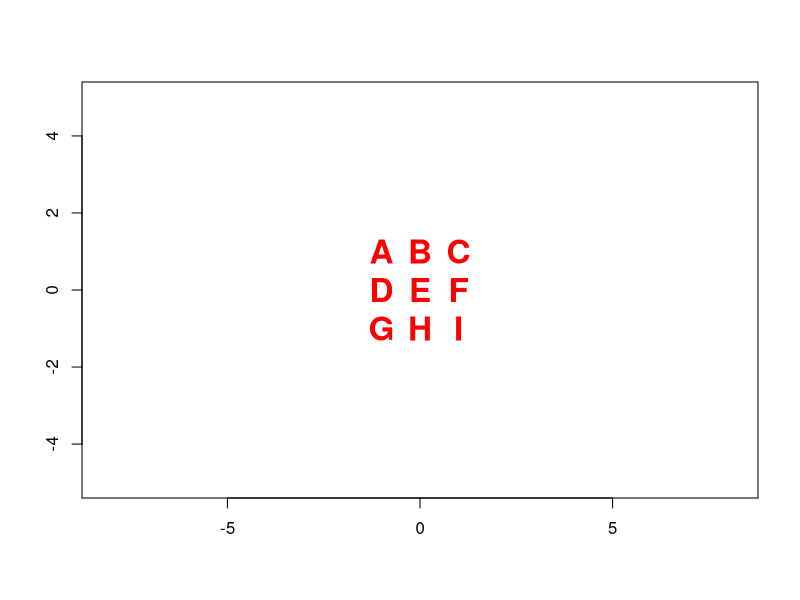
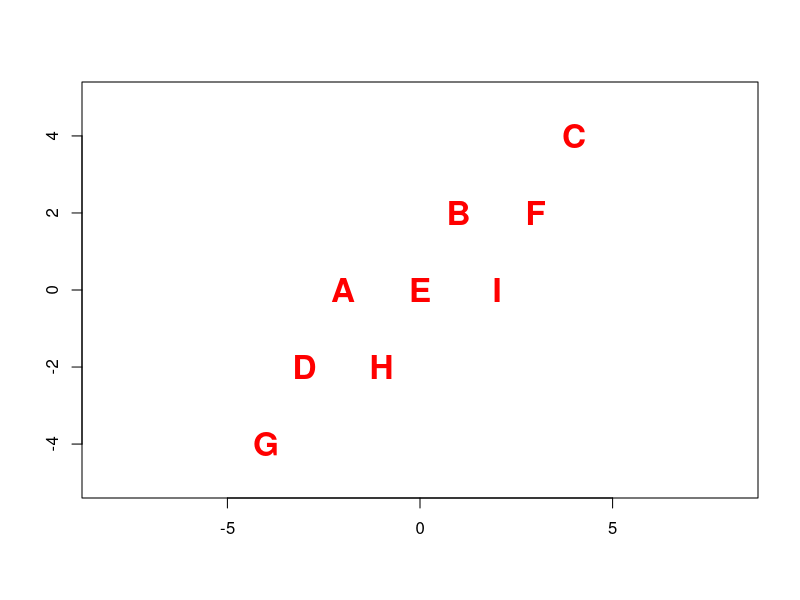
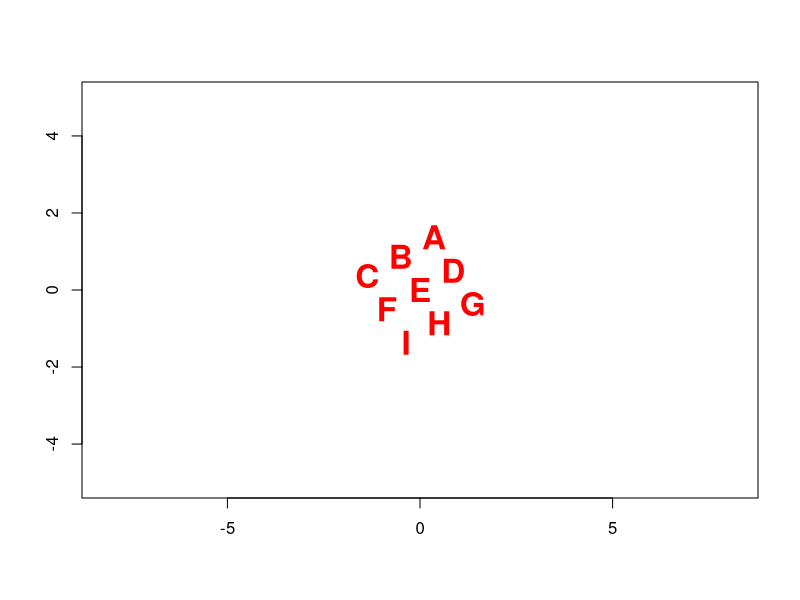
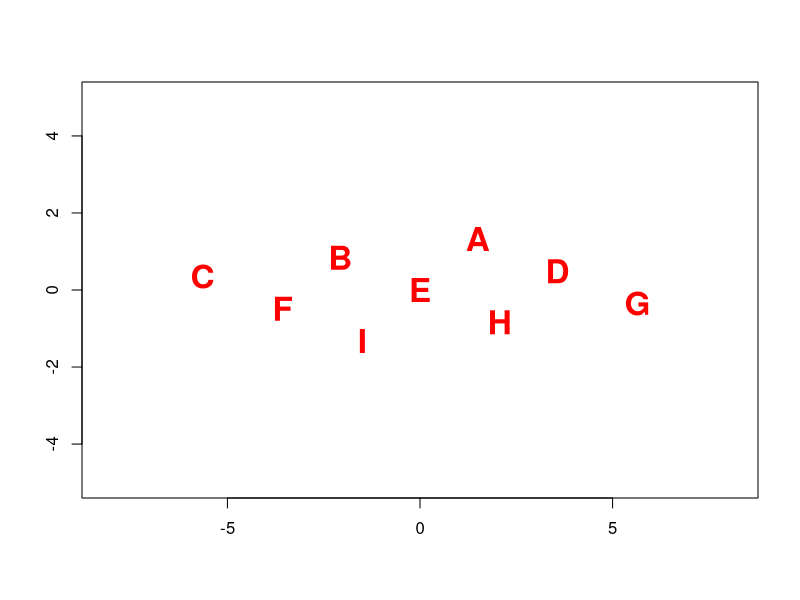
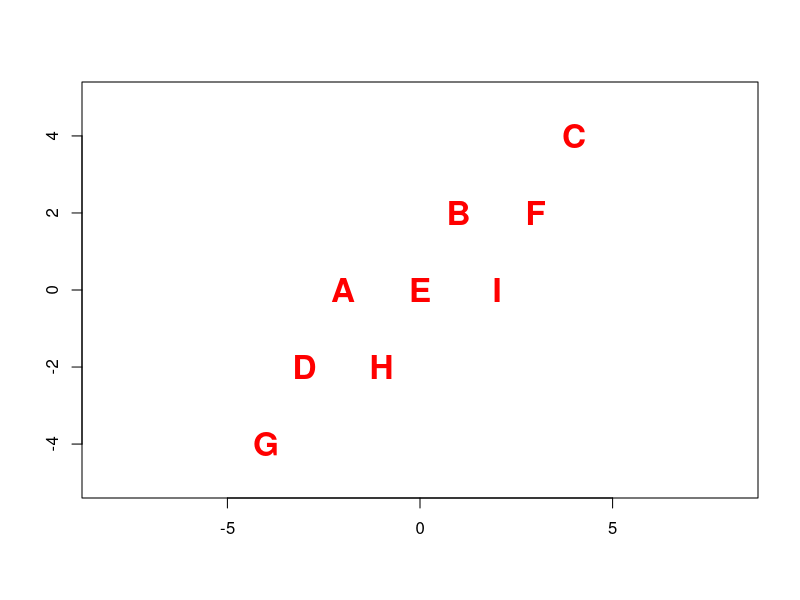

Generate these figures, in order, with R:
## ---- chunk 1

A <- matrix(c(3,2,1,2),nrow=2)

pts <-t(expand.grid(c(-1,0,1),c(1,0,-1)))
x <- as.matrix(pts)

l <- 5  # axis limits

f <- x
plot(f[1,], f[2,], type='n', asp=1, xlim=c(-l,l), ylim=c(-l,l),xlab='',ylab='')
text(f[1,], f[2,], LETTERS[1:ncol(pts)], col='red', font=2, cex=2)
dev.copy(pdf, 'fig-svdpts.pdf')
dev.off()


Ax <- A %*% x
f <- Ax
plot(f[1,], f[2,], type='n', asp=1, xlim=c(-l,l), ylim=c(-l,l),xlab='',ylab='')
text(f[1,], f[2,], LETTERS[1:ncol(pts)], col='red', font=2, cex=2)
dev.copy(pdf, 'fig-svdtransform.pdf')
dev.off()


s <- svd(A)
U <- s$u
S <- diag(s$d)
Vt <- t(s$v) # note La.svd returns t(v) in the v object

A
U
S
Vt


Vtx <- Vt %*% x
f <- Vtx
plot(f[1,], f[2,], type='n', asp=1, xlim=c(-l,l), ylim=c(-l,l),xlab='',ylab='')
text(f[1,], f[2,], LETTERS[1:ncol(pts)], col='red', font=2, cex=2)
dev.copy(pdf, 'fig-svd-Vtx.pdf')
dev.off()


SVtx <-  S %*%  Vtx
f <- SVtx
plot(f[1,], f[2,], type='n', asp=1, xlim=c(-l,l), ylim=c(-l,l),xlab='',ylab='')
text(f[1,], f[2,], LETTERS[1:ncol(pts)], col='red', font=2, cex=2)
dev.copy(pdf, 'fig-svd-SVtx.pdf')
dev.off()

USVtx <- U %*% SVtx
f <- USVtx
plot(f[1,], f[2,], type='n', asp=1, xlim=c(-l,l), ylim=c(-l,l),xlab='',ylab='')
text(f[1,], f[2,], LETTERS[1:ncol(pts)], col='red', font=2, cex=2)
dev.copy(pdf, 'fig-svd-USVtx.pdf')
dev.off()
